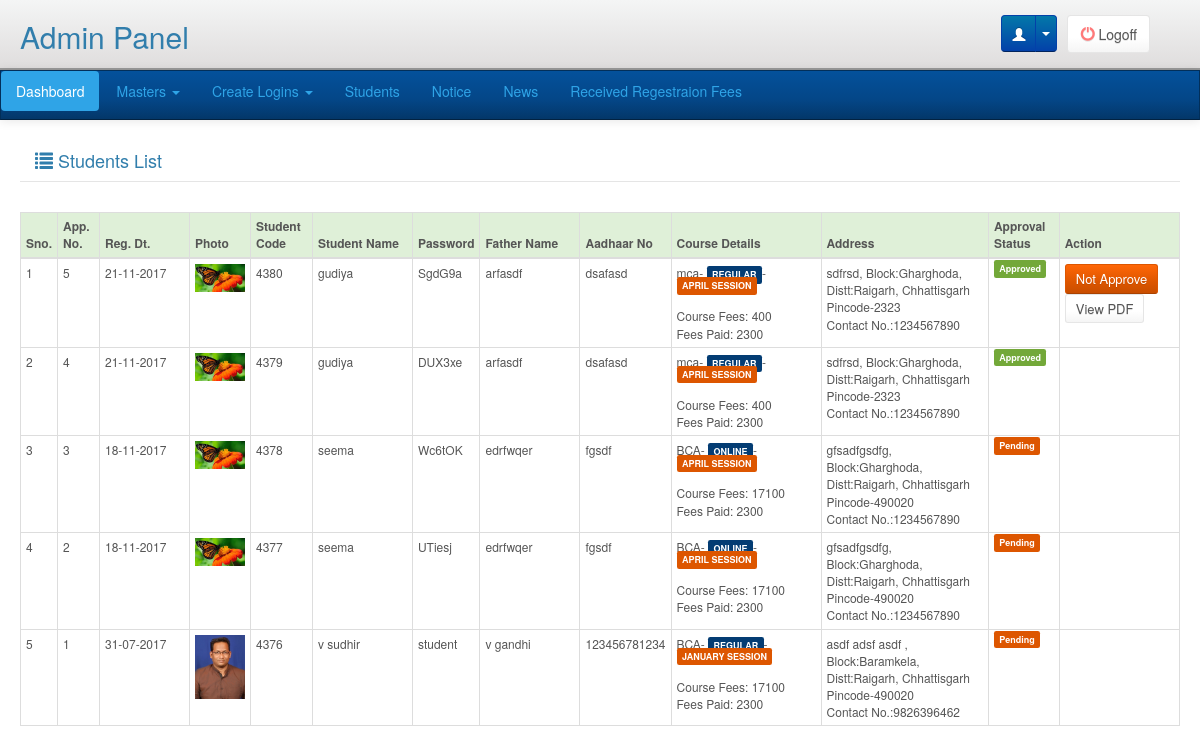
The page /adminpanel/students/index.php (signed in) on the database as committed earlier.
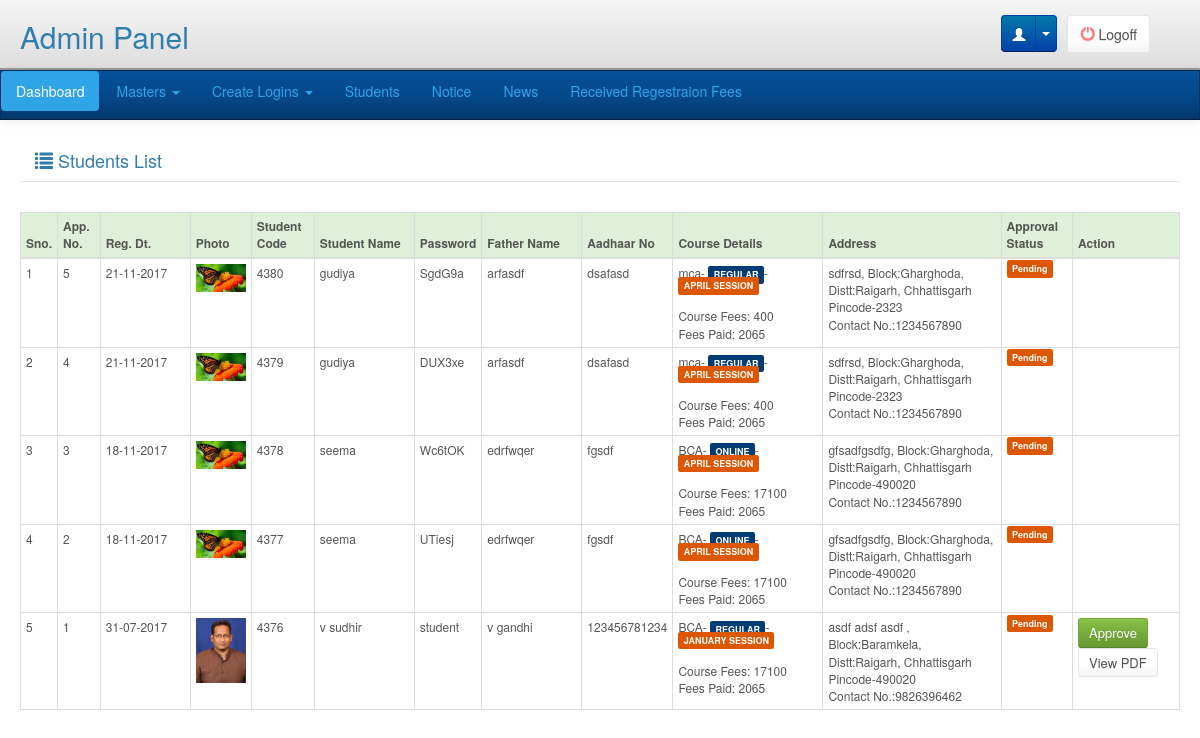
The same page on the database as committed later.
### tables this page shows
CREATE TABLE `student_master` (
  `Student_Id` int(11) NOT NULL,
  `Reg_Date` date NOT NULL,
  `Application_No` int(11) NOT NULL,
  `Student_Code` int(11) NOT NULL,
  `Password` varchar(50) NOT NULL,
  `Student_Name` varchar(75) NOT NULL,
  `DOB` date NOT NULL,
  `Gender` tinyint(4) NOT NULL,
  `Father_Name` varchar(75) NOT NULL,
  `Mother_Name` varchar(75) NOT NULL,
  `Religion` varchar(10) NOT NULL,
  `Caste` varchar(10) NOT NULL,
  `Phisical_Status` tinyint(4) NOT NULL,
  `Aadhaar_No` varchar(15) NOT NULL,
  `Education` varchar(15) NOT NULL,
  `Course_Id` smallint(6) NOT NULL,
  `Mode` varchar(15) NOT NULL,
  `Session` varchar(15) NOT NULL,
  `About_Fee_Deposite` text NOT NULL,
  `Block_Id` int(11) NOT NULL,
  `Address` varchar(300) NOT NULL,
  `Pincode` varchar(15) NOT NULL,
  `Contact_No` varchar(15) NOT NULL,
  `Email` varchar(50) NOT NULL,
  `Bank_Name` varchar(75) NOT NULL,
  `Acc_holder_name` varchar(100) NOT NULL,
  `Account_No` varchar(30) NOT NULL,
  `Bank_Address` varchar(300) NOT NULL,
  `IFSC_Code` varchar(20) NOT NULL,
  `Photo` varchar(75) NOT NULL,
  `Signature` varchar(75) NOT NULL,
  `Gaurdian_Signature` varchar(75) NOT NULL,
  `CM_Id` smallint(6) NOT NULL,
  `Reference` varchar(75) NOT NULL,
  `Registration_No` int(11) NOT NULL,
  `Entry_No` int(11) NOT NULL,
  `Approval_Status` tinyint(4) NOT NULL,
  `Status` tinyint(4) NOT NULL,
  `Payment_Status` int(11) NOT NULL COMMENT '//1 for paid '
);

CREATE TABLE `course_master` (
  `Course_Id` smallint(6) NOT NULL,
  `Course_Name` varchar(50) NOT NULL,
  `Application_Fee` int(11) NOT NULL,
  `Learning_Fee` int(11) NOT NULL,
  `Registration_Fee` int(11) NOT NULL,
  `Exam_Fee` int(11) NOT NULL
);

CREATE TABLE `block_master` (
  `Block_Id` int(11) NOT NULL,
  `Block_Name` varchar(50) NOT NULL,
  `District_Id` smallint(6) NOT NULL
);

CREATE TABLE `district_master` (
  `District_Id` smallint(6) NOT NULL,
  `State_Id` tinyint(4) NOT NULL,
  `District_Name` varchar(100) NOT NULL
);

CREATE TABLE `state_master` (
  `State_Id` tinyint(4) NOT NULL,
  `State_Name` varchar(100) NOT NULL
);

### libraries/classes/DBConn.php (called while the page is built, shortened)
<?php
class DBConn  extends Conn {
	 function ExecuteQuery($userQuery)
	{
		$result= mysql_query($userQuery);
                $num_fields = mysql_num_fields($result);
				$obj = array();
				$x=1;
				while($row=mysql_fetch_array($result)){
				  for($j=0;$j<$num_fields;$j++){
					 $name = mysql_field_name($result, $j);
					 $obj[$x][$name]=$row[$name];
					}
					$x++;
					}
     return $obj;
	}
}
?>

### adminpanel/students/index.php (the view, shortened to what the changed rows need)
<?php
require_once(PATH_LIBRARIES.'/classes/DBConn.php');
include(PATH_ADMIN_INCLUDE.'/header.php');
$db = new DBConn();
$getstudent=$db->ExecuteQuery("SELECT Student_Id, DATE_FORMAT(Reg_Date,'%d-%m-%Y') AS Reg_Date, Application_No, Student_Code, Student_Name, Password,  Father_Name, Aadhaar_No, Course_Name, Mode, Session, CASE WHEN Mode='regular' THEN (Learning_Fee + Registration_Fee + Exam_Fee+Application_Fee) WHEN Mode='online' THEN (Learning_Fee + Registration_Fee + Exam_Fee+Application_Fee) WHEN Mode='private' THEN Exam_Fee+Application_Fee END AS Total_Fees, (SELECT SUM(Paid_Amt) FROM fees_payment WHERE Student_Id IN(SELECT Student_Id FROM student_master)) AS Paid_Amt, Address, Block_Name, District_Name, State_Name, Pincode, Contact_No, Email, Bank_Name, Account_No, Bank_Address, IFSC_Code, Photo, Signature, Gaurdian_Signature, CASE WHEN Approval_Status=0 THEN 'Pending' WHEN Approval_Status=1 THEN 'Approved' WHEN Approval_Status=2 THEN 'Cancelled' END Approval_Status
FROM student_master st
LEFT JOIN course_master c ON st.Course_Id = c.Course_Id
LEFT JOIN block_master b ON st.Block_Id = b.Block_Id
LEFT JOIN district_master d ON b.District_Id = d.District_Id
LEFT JOIN state_master s ON d.State_Id = s.State_Id
ORDER BY Student_Id DESC");
$get_list=$db->ExecuteQuery("select sent_reg_fees_details.Student_Id from sent_reg_fees_details left join sent_reg_fees on sent_reg_fees_details.Sent_Id=sent_reg_fees.Sent_Id where sent_reg_fees.Appr_Status=1");
foreach($get_list as $s_id)
{
$studentid= array($s_id['Student_Id']);
}
?>
<div class="main">
    <div class="table-responsive" style="overflow: auto;">
            	<table class="table table-hover table-bordered table-condensed" >
                  <thead>
                    <tr class="success">
                      <th>Sno.</th>
                      <th>App. No.</th>
                      <th width="90">Reg. Dt.</th>
                      <th>Photo</th>
                      <th>Student Code</th>
                      <th width="100">Student Name</th>
                      <th>Password</th>
                      <th width="100">Father Name</th>
                      <th>Aadhaar No</th>
                      <th width="150">Course Details</th>
                      <th>Address</th>
                      <th>Approval Status</th>
                      <th>Action</th>
                    </tr>
                  </thead>
                  <tbody>
                    <?php
                        $i=1;
                        foreach($getstudent as $getstudentVal){
                        if(in_array($getstudentVal['Student_Id'],$studentid))
                        {
                          $payment_staus=1;
                        }
                        else
                        {
                          $payment_staus=0;
                        }
                          ?>
                    <tr>
                      <td><?php echo $i;?></td>
                      <td><?php echo $getstudentVal['Application_No']; ?></td>
                      <td><?php echo $getstudentVal['Reg_Date']; ?></td>
                      <td><img width="50px;" src="<?php echo PATH_DATA_IMAGE ?>/student/thumb/<?php echo $getstudentVal['Photo'];?>" alt="" /></td>
                      <td><?php echo $getstudentVal['Student_Code'];?></td>
                      <td><?php echo $getstudentVal['Student_Name'];?></td>
                      <td><?php echo $getstudentVal['Password'];?></td>
                      <td><?php echo $getstudentVal['Father_Name'];?></td>
                      <td><?php echo $getstudentVal['Aadhaar_No'];?></td>
                      <td><?php echo $getstudentVal['Course_Name'].'- <span class="label label-info">'.strtoupper($getstudentVal['Mode']).'</span>- <span class="label label-warning">'.strtoupper($getstudentVal['Session']).' SESSION</span><br><br>Course Fees: '.$getstudentVal['Total_Fees'].'<br>Fees Paid: '.$getstudentVal['Paid_Amt'];?></td>
                      <td><?php echo $getstudentVal['Address'].', Block:'.$getstudentVal['Block_Name'].', Distt:'.$getstudentVal['District_Name'].', '.$getstudentVal['State_Name'].' Pincode-'.$getstudentVal['Pincode'];?><br />Contact No.:<?php echo $getstudentVal['Contact_No'] ?></td>
                      <td><span class="label <?php echo $getstudentVal['Approval_Status']=='Pending'?'label-warning': ($getstudentVal['Approval_Status']=='Approved'?'label-success':'label-danger');?>"><?php echo $getstudentVal['Approval_Status'];?></span></td>
                      <td>
                      <?php if($getstudentVal['Approval_Status']=='Approved' && $payment_staus=='1'){ ?>
                      <button type="button" id="<?php echo $getstudentVal['Student_Id']; ?>" class="btn btn-xs btn-warning approve_status">Not Approve</button>
                     <a href="view_pdf.php?k=<?php echo $getstudentVal['Student_Id']; ?>"> <button type="button" id="pdf-<?php echo $getstudentVal['Student_Id']; ?>" class="btn btn-xs btn-default status">View PDF</button>
                     </a>
                      <?php } ?>
                        <?php if($getstudentVal['Approval_Status']=='Pending' && $payment_staus=='1'){ ?>
                      <button type="button" id="<?php echo $getstudentVal['Student_Id']; ?>" class="btn btn-xs btn-success status">Approve</button>
                    <a href="view_pdf.php?k=<?php echo $getstudentVal['Student_Id']; ?>"> <button type="button" id="pdf-<?php echo $getstudentVal['Student_Id']; ?>" class="btn btn-xs btn-default status">View PDF</button>
                      <?php } ?>
                      </td>
                    </tr>
                    <?php $i++;} ?>
                  </tbody>
                </table>
            </div>
</div>

Rows that differ between the two databases and show on the page:
changed student_master "SgdG9a": Paid_Amt "2300" → "2065"; Approval_Status "Approved" → "Pending"; no longer shows "Not Approve View PDF"
changed student_master "DUX3xe": Paid_Amt "2300" → "2065"; Approval_Status "Approved" → "Pending"
computed for student_master "Wc6tOK": Paid_Amt "2300" → "2065"
changed student_master "UTiesj": Paid_Amt "2300" → "2065"
changed student_master "v sudhir": Paid_Amt "2300" → "2065"; now shows "Approve View PDF"
